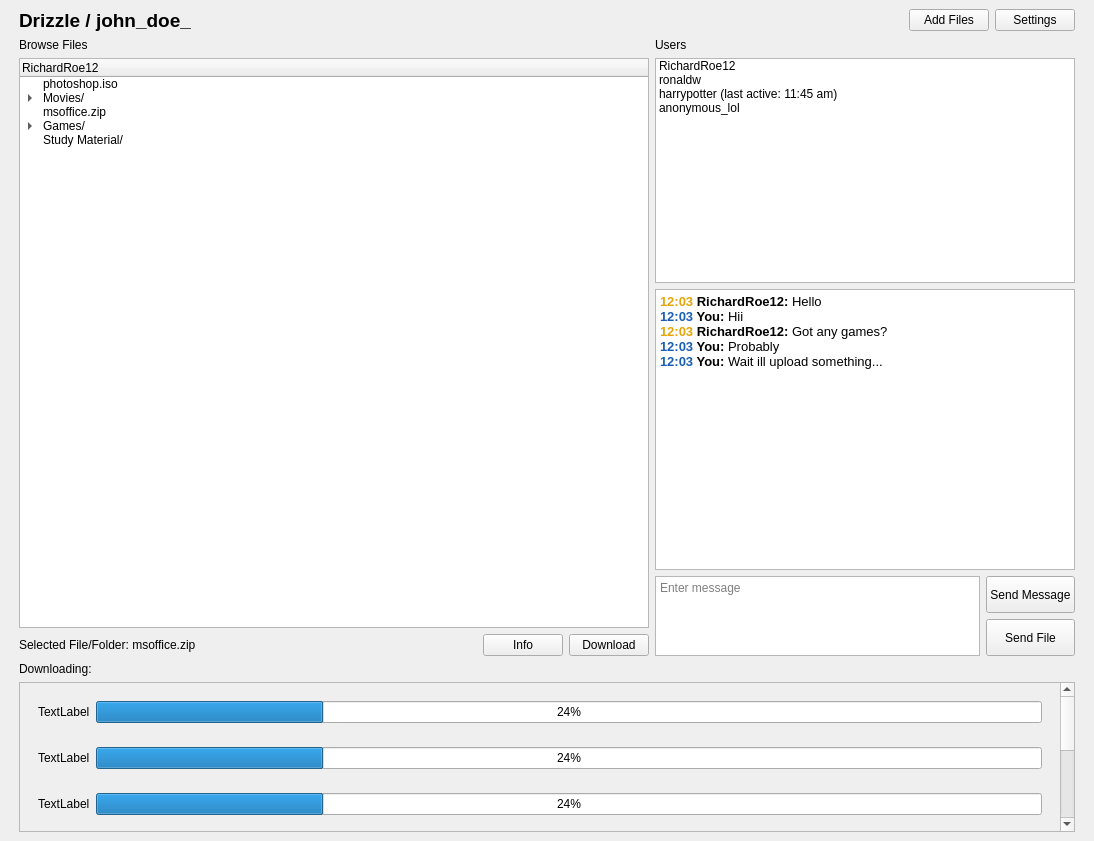
<?xml version="1.0" encoding="UTF-8"?>
<ui version="4.0">
 <class>MainWindow</class>
 <widget class="QMainWindow" name="MainWindow">
  <property name="geometry">
   <rect>
    <x>0</x>
    <y>0</y>
    <width>1094</width>
    <height>841</height>
   </rect>
  </property>
  <property name="sizePolicy">
   <sizepolicy hsizetype="Preferred" vsizetype="Minimum">
    <horstretch>0</horstretch>
    <verstretch>0</verstretch>
   </sizepolicy>
  </property>
  <property name="windowTitle">
   <string>Drizzle</string>
  </property>
  <property name="unifiedTitleAndToolBarOnMac">
   <bool>false</bool>
  </property>
  <widget class="QWidget" name="centralwidget">
   <layout class="QVBoxLayout" name="verticalLayout_4">
    <item>
     <layout class="QVBoxLayout" name="verticalLayout">
      <property name="sizeConstraint">
       <enum>QLayout::SetMaximumSize</enum>
      </property>
      <property name="leftMargin">
       <number>10</number>
      </property>
      <property name="topMargin">
       <number>0</number>
      </property>
      <property name="rightMargin">
       <number>10</number>
      </property>
      <item>
       <layout class="QHBoxLayout" name="Buttons" stretch="0,0,0,0">
        <property name="spacing">
         <number>6</number>
        </property>
        <property name="sizeConstraint">
         <enum>QLayout::SetDefaultConstraint</enum>
        </property>
        <item>
         <widget class="QLabel" name="label_3">
          <property name="sizePolicy">
           <sizepolicy hsizetype="Preferred" vsizetype="Preferred">
            <horstretch>0</horstretch>
            <verstretch>0</verstretch>
           </sizepolicy>
          </property>
          <property name="font">
           <font>
            <pointsize>14</pointsize>
            <weight>75</weight>
            <bold>true</bold>
           </font>
          </property>
          <property name="text">
           <string>Drizzle / john_doe_</string>
          </property>
          <property name="margin">
           <number>0</number>
          </property>
         </widget>
        </item>
        <item>
         <spacer name="horizontalSpacer">
          <property name="orientation">
           <enum>Qt::Horizontal</enum>
          </property>
          <property name="sizeHint" stdset="0">
           <size>
            <width>40</width>
            <height>20</height>
           </size>
          </property>
         </spacer>
        </item>
        <item>
         <widget class="QPushButton" name="pushButton_2">
          <property name="text">
           <string>Add Files</string>
          </property>
         </widget>
        </item>
        <item>
         <widget class="QPushButton" name="pushButton">
          <property name="text">
           <string>Settings</string>
          </property>
         </widget>
        </item>
       </layout>
      </item>
      <item>
       <layout class="QHBoxLayout" name="Content" stretch="3,2">
        <item>
         <layout class="QVBoxLayout" name="Files" stretch="0,0,0">
          <item>
           <widget class="QLabel" name="label">
            <property name="text">
             <string>Browse Files</string>
            </property>
           </widget>
          </item>
          <item>
           <widget class="QTreeWidget" name="treeWidget">
            <attribute name="headerVisible">
             <bool>true</bool>
            </attribute>
            <column>
             <property name="text">
              <string>RichardRoe12</string>
             </property>
            </column>
            <item>
             <property name="text">
              <string>photoshop.iso</string>
             </property>
            </item>
            <item>
             <property name="text">
              <string>Movies/</string>
             </property>
             <item>
              <property name="text">
               <string>The Matrix.mov</string>
              </property>
             </item>
             <item>
              <property name="text">
               <string>Forrest Gump.mp4</string>
              </property>
             </item>
             <item>
              <property name="text">
               <string>Django.mp4</string>
              </property>
             </item>
            </item>
            <item>
             <property name="text">
              <string>msoffice.zip</string>
             </property>
            </item>
            <item>
             <property name="text">
              <string>Games/</string>
             </property>
             <item>
              <property name="text">
               <string>NFS/</string>
              </property>
             </item>
             <item>
              <property name="text">
               <string>nfsmostwanted.zip</string>
              </property>
             </item>
             <item>
              <property name="text">
               <string>TLauncher.zip</string>
              </property>
             </item>
             <item>
              <property name="text">
               <string>GTA-V.iso</string>
              </property>
             </item>
            </item>
            <item>
             <property name="text">
              <string>Study Material/</string>
             </property>
            </item>
           </widget>
          </item>
          <item>
           <layout class="QHBoxLayout" name="horizontalLayout_2">
            <item>
             <widget class="QLabel" name="label_4">
              <property name="text">
               <string>Selected File/Folder: msoffice.zip</string>
              </property>
             </widget>
            </item>
            <item>
             <spacer name="horizontalSpacer_2">
              <property name="orientation">
               <enum>Qt::Horizontal</enum>
              </property>
              <property name="sizeHint" stdset="0">
               <size>
                <width>40</width>
                <height>20</height>
               </size>
              </property>
             </spacer>
            </item>
            <item>
             <widget class="QPushButton" name="pushButton_5">
              <property name="enabled">
               <bool>true</bool>
              </property>
              <property name="text">
               <string>Info</string>
              </property>
             </widget>
            </item>
            <item>
             <widget class="QPushButton" name="pushButton_4">
              <property name="enabled">
               <bool>true</bool>
              </property>
              <property name="text">
               <string>Download</string>
              </property>
             </widget>
            </item>
           </layout>
          </item>
         </layout>
        </item>
        <item>
         <layout class="QVBoxLayout" name="Users" stretch="0,4,0,1">
          <property name="sizeConstraint">
           <enum>QLayout::SetDefaultConstraint</enum>
          </property>
          <item>
           <widget class="QLabel" name="label_2">
            <property name="text">
             <string>Users</string>
            </property>
           </widget>
          </item>
          <item>
           <widget class="QListWidget" name="listWidget">
            <property name="sortingEnabled">
             <bool>false</bool>
            </property>
            <item>
             <property name="text">
              <string>RichardRoe12</string>
             </property>
             <property name="icon">
              <iconset>
               <normaloff>:/res/earth.png</normaloff>:/res/earth.png</iconset>
             </property>
            </item>
            <item>
             <property name="text">
              <string>ronaldw</string>
             </property>
             <property name="icon">
              <iconset>
               <normaloff>:/res/earth.png</normaloff>:/res/earth.png</iconset>
             </property>
            </item>
            <item>
             <property name="text">
              <string>harrypotter (last active: 11:45 am)</string>
             </property>
             <property name="icon">
              <iconset>
               <normaloff>:/res/web-off.png</normaloff>:/res/web-off.png</iconset>
             </property>
            </item>
            <item>
             <property name="text">
              <string>anonymous_lol</string>
             </property>
             <property name="icon">
              <iconset>
               <normaloff>:/res/earth.png</normaloff>:/res/earth.png</iconset>
             </property>
            </item>
           </widget>
          </item>
          <item>
           <widget class="QTextEdit" name="textEdit">
            <property name="sizePolicy">
             <sizepolicy hsizetype="Expanding" vsizetype="Minimum">
              <horstretch>0</horstretch>
              <verstretch>5</verstretch>
             </sizepolicy>
            </property>
            <property name="minimumSize">
             <size>
              <width>0</width>
              <height>0</height>
             </size>
            </property>
            <property name="html">
             <string>&lt;!DOCTYPE HTML PUBLIC &quot;-//W3C//DTD HTML 4.0//EN&quot; &quot;http://www.w3.org/TR/REC-html40/strict.dtd&quot;&gt;
&lt;html&gt;&lt;head&gt;&lt;meta name=&quot;qrichtext&quot; content=&quot;1&quot; /&gt;&lt;style type=&quot;text/css&quot;&gt;
p, li { white-space: pre-wrap; }
&lt;/style&gt;&lt;/head&gt;&lt;body style=&quot; font-family:'MS Shell Dlg 2'; font-size:8.25pt; font-weight:400; font-style:normal;&quot;&gt;
&lt;p style=&quot; margin-top:0px; margin-bottom:0px; margin-left:0px; margin-right:0px; -qt-block-indent:0; text-indent:0px;&quot;&gt;&lt;span style=&quot; font-family:'Noto Sans'; font-size:10pt; font-weight:600; color:#e5a50a;&quot;&gt;12:03&lt;/span&gt;&lt;span style=&quot; font-family:'Noto Sans'; font-size:10pt; font-weight:600;&quot;&gt; RichardRoe12: &lt;/span&gt;&lt;span style=&quot; font-family:'Noto Sans'; font-size:10pt;&quot;&gt;Hello&lt;/span&gt;&lt;/p&gt;
&lt;p style=&quot; margin-top:0px; margin-bottom:0px; margin-left:0px; margin-right:0px; -qt-block-indent:0; text-indent:0px;&quot;&gt;&lt;span style=&quot; font-family:'Noto Sans'; font-size:10pt; font-weight:600; color:#1a5fb4;&quot;&gt;12:03&lt;/span&gt;&lt;span style=&quot; font-family:'Noto Sans'; font-size:10pt; font-weight:600;&quot;&gt; You: &lt;/span&gt;&lt;span style=&quot; font-family:'Noto Sans'; font-size:10pt;&quot;&gt;Hii&lt;/span&gt;&lt;/p&gt;
&lt;p style=&quot; margin-top:0px; margin-bottom:0px; margin-left:0px; margin-right:0px; -qt-block-indent:0; text-indent:0px;&quot;&gt;&lt;span style=&quot; font-family:'Noto Sans'; font-size:10pt; font-weight:600; color:#e5a50a;&quot;&gt;12:03&lt;/span&gt;&lt;span style=&quot; font-family:'Noto Sans'; font-size:10pt; font-weight:600;&quot;&gt; RichardRoe12: &lt;/span&gt;&lt;span style=&quot; font-family:'Noto Sans'; font-size:10pt;&quot;&gt;Got any games?&lt;/span&gt;&lt;/p&gt;
&lt;p style=&quot; margin-top:0px; margin-bottom:0px; margin-left:0px; margin-right:0px; -qt-block-indent:0; text-indent:0px;&quot;&gt;&lt;span style=&quot; font-family:'Noto Sans'; font-size:10pt; font-weight:600; color:#1a5fb4;&quot;&gt;12:03&lt;/span&gt;&lt;span style=&quot; font-family:'Noto Sans'; font-size:10pt; font-weight:600;&quot;&gt; You: &lt;/span&gt;&lt;span style=&quot; font-family:'Noto Sans'; font-size:10pt;&quot;&gt;Probably&lt;/span&gt;&lt;/p&gt;
&lt;p style=&quot; margin-top:0px; margin-bottom:0px; margin-left:0px; margin-right:0px; -qt-block-indent:0; text-indent:0px;&quot;&gt;&lt;span style=&quot; font-family:'Noto Sans'; font-size:10pt; font-weight:600; color:#1a5fb4;&quot;&gt;12:03&lt;/span&gt;&lt;span style=&quot; font-family:'Noto Sans'; font-size:10pt; font-weight:600;&quot;&gt; You: &lt;/span&gt;&lt;span style=&quot; font-family:'Noto Sans'; font-size:10pt;&quot;&gt;Wait ill upload something...&lt;/span&gt;&lt;/p&gt;&lt;/body&gt;&lt;/html&gt;</string>
            </property>
            <property name="textInteractionFlags">
             <set>Qt::TextSelectableByMouse</set>
            </property>
           </widget>
          </item>
          <item>
           <layout class="QHBoxLayout" name="horizontalLayout">
            <property name="sizeConstraint">
             <enum>QLayout::SetDefaultConstraint</enum>
            </property>
            <item>
             <widget class="QPlainTextEdit" name="plainTextEdit">
              <property name="enabled">
               <bool>true</bool>
              </property>
              <property name="sizePolicy">
               <sizepolicy hsizetype="Expanding" vsizetype="Minimum">
                <horstretch>0</horstretch>
                <verstretch>0</verstretch>
               </sizepolicy>
              </property>
              <property name="maximumSize">
               <size>
                <width>16777215</width>
                <height>80</height>
               </size>
              </property>
              <property name="placeholderText">
               <string>Enter message</string>
              </property>
             </widget>
            </item>
            <item>
             <layout class="QVBoxLayout" name="verticalLayout_6">
              <item>
               <widget class="QPushButton" name="pushButton_3">
                <property name="sizePolicy">
                 <sizepolicy hsizetype="Minimum" vsizetype="Minimum">
                  <horstretch>0</horstretch>
                  <verstretch>0</verstretch>
                 </sizepolicy>
                </property>
                <property name="text">
                 <string>Send Message</string>
                </property>
               </widget>
              </item>
              <item>
               <widget class="QPushButton" name="pushButton_6">
                <property name="sizePolicy">
                 <sizepolicy hsizetype="Minimum" vsizetype="Minimum">
                  <horstretch>0</horstretch>
                  <verstretch>0</verstretch>
                 </sizepolicy>
                </property>
                <property name="text">
                 <string>Send File</string>
                </property>
               </widget>
              </item>
             </layout>
            </item>
           </layout>
          </item>
         </layout>
        </item>
       </layout>
      </item>
      <item>
       <widget class="QLabel" name="label_12">
        <property name="text">
         <string>Downloading:</string>
        </property>
       </widget>
      </item>
      <item>
       <widget class="QScrollArea" name="scrollArea">
        <property name="sizePolicy">
         <sizepolicy hsizetype="Expanding" vsizetype="Preferred">
          <horstretch>0</horstretch>
          <verstretch>0</verstretch>
         </sizepolicy>
        </property>
        <property name="maximumSize">
         <size>
          <width>16777215</width>
          <height>150</height>
         </size>
        </property>
        <property name="widgetResizable">
         <bool>true</bool>
        </property>
        <widget class="QWidget" name="scrollAreaWidgetContents">
         <property name="geometry">
          <rect>
           <x>0</x>
           <y>0</y>
           <width>1033</width>
           <height>334</height>
          </rect>
         </property>
         <layout class="QVBoxLayout" name="verticalLayout_5">
          <item>
           <widget class="QWidget" name="widget_6" native="true">
            <property name="sizePolicy">
             <sizepolicy hsizetype="Preferred" vsizetype="Fixed">
              <horstretch>0</horstretch>
              <verstretch>0</verstretch>
             </sizepolicy>
            </property>
            <property name="minimumSize">
             <size>
              <width>0</width>
              <height>40</height>
             </size>
            </property>
            <property name="maximumSize">
             <size>
              <width>16777215</width>
              <height>40</height>
             </size>
            </property>
            <layout class="QHBoxLayout" name="horizontalLayout_8">
             <item>
              <widget class="QLabel" name="label_10">
               <property name="text">
                <string>TextLabel</string>
               </property>
              </widget>
             </item>
             <item>
              <widget class="QProgressBar" name="progressBar_6">
               <property name="value">
                <number>24</number>
               </property>
              </widget>
             </item>
            </layout>
           </widget>
          </item>
          <item>
           <widget class="QWidget" name="widget_3" native="true">
            <property name="sizePolicy">
             <sizepolicy hsizetype="Preferred" vsizetype="Fixed">
              <horstretch>0</horstretch>
              <verstretch>0</verstretch>
             </sizepolicy>
            </property>
            <property name="minimumSize">
             <size>
              <width>0</width>
              <height>40</height>
             </size>
            </property>
            <property name="maximumSize">
             <size>
              <width>16777215</width>
              <height>40</height>
             </size>
            </property>
            <layout class="QHBoxLayout" name="horizontalLayout_5">
             <item>
              <widget class="QLabel" name="label_7">
               <property name="text">
                <string>TextLabel</string>
               </property>
              </widget>
             </item>
             <item>
              <widget class="QProgressBar" name="progressBar_3">
               <property name="value">
                <number>24</number>
               </property>
              </widget>
             </item>
            </layout>
           </widget>
          </item>
          <item>
           <widget class="QWidget" name="widget_4" native="true">
            <property name="sizePolicy">
             <sizepolicy hsizetype="Preferred" vsizetype="Fixed">
              <horstretch>0</horstretch>
              <verstretch>0</verstretch>
             </sizepolicy>
            </property>
            <property name="minimumSize">
             <size>
              <width>0</width>
              <height>40</height>
             </size>
            </property>
            <property name="maximumSize">
             <size>
              <width>16777215</width>
              <height>40</height>
             </size>
            </property>
            <layout class="QHBoxLayout" name="horizontalLayout_6">
             <item>
              <widget class="QLabel" name="label_8">
               <property name="text">
                <string>TextLabel</string>
               </property>
              </widget>
             </item>
             <item>
              <widget class="QProgressBar" name="progressBar_4">
               <property name="value">
                <number>24</number>
               </property>
              </widget>
             </item>
            </layout>
           </widget>
          </item>
          <item alignment="Qt::AlignTop">
           <widget class="QWidget" name="widget" native="true">
            <property name="sizePolicy">
             <sizepolicy hsizetype="Preferred" vsizetype="Fixed">
              <horstretch>0</horstretch>
              <verstretch>0</verstretch>
             </sizepolicy>
            </property>
            <property name="minimumSize">
             <size>
              <width>0</width>
              <height>40</height>
             </size>
            </property>
            <property name="maximumSize">
             <size>
              <width>16777215</width>
              <height>40</height>
             </size>
            </property>
            <layout class="QHBoxLayout" name="horizontalLayout_3">
             <item>
              <widget class="QLabel" name="label_5">
               <property name="text">
                <string>TextLabel</string>
               </property>
              </widget>
             </item>
             <item>
              <widget class="QProgressBar" name="progressBar">
               <property name="value">
                <number>24</number>
               </property>
              </widget>
             </item>
            </layout>
           </widget>
          </item>
          <item>
           <widget class="QWidget" name="widget_5" native="true">
            <property name="sizePolicy">
             <sizepolicy hsizetype="Preferred" vsizetype="Fixed">
              <horstretch>0</horstretch>
              <verstretch>0</verstretch>
             </sizepolicy>
            </property>
            <property name="minimumSize">
             <size>
              <width>0</width>
              <height>40</height>
             </size>
            </property>
            <property name="maximumSize">
             <size>
              <width>16777215</width>
              <height>40</height>
             </size>
            </property>
            <layout class="QHBoxLayout" name="horizontalLayout_7">
             <item>
              <widget class="QLabel" name="label_9">
               <property name="text">
                <string>TextLabel</string>
               </property>
              </widget>
             </item>
             <item>
              <widget class="QProgressBar" name="progressBar_5">
               <property name="value">
                <number>24</number>
               </property>
              </widget>
             </item>
            </layout>
           </widget>
          </item>
          <item>
           <widget class="QWidget" name="widget_2" native="true">
            <property name="sizePolicy">
             <sizepolicy hsizetype="Preferred" vsizetype="Fixed">
              <horstretch>0</horstretch>
              <verstretch>0</verstretch>
             </sizepolicy>
            </property>
            <property name="minimumSize">
             <size>
              <width>0</width>
              <height>40</height>
             </size>
            </property>
            <property name="maximumSize">
             <size>
              <width>16777215</width>
              <height>40</height>
             </size>
            </property>
            <layout class="QHBoxLayout" name="horizontalLayout_4">
             <item>
              <widget class="QLabel" name="label_6">
               <property name="text">
                <string>TextLabel</string>
               </property>
              </widget>
             </item>
             <item>
              <widget class="QProgressBar" name="progressBar_2">
               <property name="value">
                <number>24</number>
               </property>
              </widget>
             </item>
            </layout>
           </widget>
          </item>
          <item alignment="Qt::AlignTop">
           <widget class="QWidget" name="widget_7" native="true">
            <property name="sizePolicy">
             <sizepolicy hsizetype="Preferred" vsizetype="Fixed">
              <horstretch>0</horstretch>
              <verstretch>0</verstretch>
             </sizepolicy>
            </property>
            <property name="minimumSize">
             <size>
              <width>0</width>
              <height>40</height>
             </size>
            </property>
            <property name="maximumSize">
             <size>
              <width>16777215</width>
              <height>40</height>
             </size>
            </property>
            <layout class="QHBoxLayout" name="horizontalLayout_9">
             <item>
              <widget class="QLabel" name="label_11">
               <property name="text">
                <string>TextLabel</string>
               </property>
              </widget>
             </item>
             <item>
              <widget class="QProgressBar" name="progressBar_7">
               <property name="value">
                <number>24</number>
               </property>
              </widget>
             </item>
            </layout>
           </widget>
          </item>
         </layout>
        </widget>
       </widget>
      </item>
     </layout>
    </item>
   </layout>
  </widget>
 </widget>
 <resources>
  <include location="Drizzle-main/src/client/ui/xml/res/userstatus.qrc"/>
 </resources>
 <connections/>
</ui>
